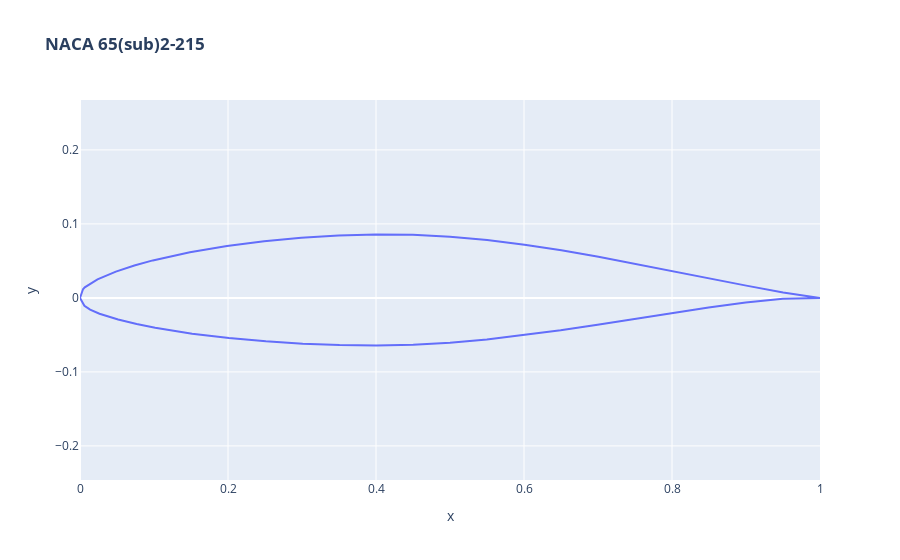
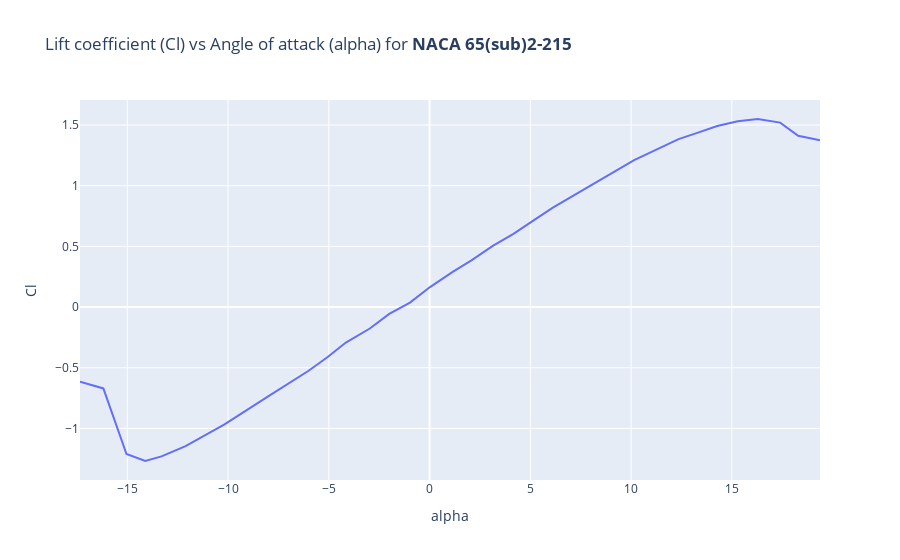
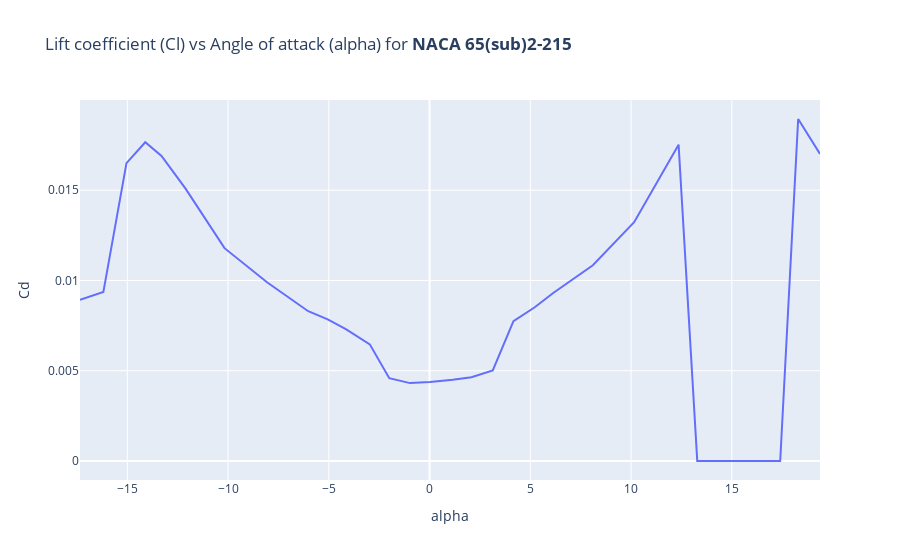

The notebook cell saved with these charts, in order:
### Markdown cell above
## Some visuals

### Code cell
idx='216'
sampleAlphaLiftDrag=dfProperties[dfProperties['id']==idx]

xs = dfCoords[dfCoords['id']==idx]['xs'].values[0]
ys = dfCoords[dfCoords['id']==idx]['ys'].values[0]
title=dfNames[dfNames['id']==idx].values[0][1] +' '+\
dfNames[dfNames['id']==idx].values[0][2]
f=px.line(x=xs, y=ys, title='<b>'+title+'</b>')
f.update_yaxes(scaleanchor = "x", scaleratio = 1)
f.show()
f.write_html(f'images/airfoil_{title}')
f = px.line(sampleAlphaLiftDrag, x ='alpha', y='Cl', title=f'Lift coefficient (Cl) vs Angle of attack (alpha) for <b>{title}</b>')
f.show()
f.write_html(f'images/alphaCl_{title}')
f = px.line(sampleAlphaLiftDrag, x ='alpha', y='Cd', title=f'Lift coefficient (Cl) vs Angle of attack (alpha) for <b>{title}</b>')
f.show()
f.write_html(f'images/alphaCd_{title}')

### Figure 1 — Plotly figure (JSON) as saved in the notebook; plotly's stock layout.template omitted (floating-point values rounded to 4 significant figures)
{"data": [{"hovertemplate": "x=%{x}<br>y=%{y}<extra></extra>", "legendgroup": "", "line": {"color": "#636efa", "dash": "solid"}, "mode": "lines", "name": "", "orientation": "v", "showlegend": false, "type": "scatter", "x": [1, 0.9502, 0.9004, 0.8506, 0.8006, 0.7507, 0.7006, 0.6505, 0.6007, 0.5502, 0.5, 0.4498, 0.3995, 0.3493, 0.299, 0.2488, 0.1986, 0.1485, 0.09841, 0.07342, 0.04848, 0.02365, 0.01132, 0.00645, 0.00406, 0, 0.00594, 0.00855, 0.01368, 0.02635, 0.05152, 0.07658, 0.1016, 0.1515, 0.2014, 0.2512, 0.301, 0.3507, 0.4005, 0.4502, 0.5, 0.5498, 0.5996, 0.6495, 0.6994, 0.7493, 0.7994, 0.8495, 0.8996, 0.9498, 1], "xaxis": "x", "y": [0, 0.00744, 0.0166, 0.02649, 0.03653, 0.04638, 0.05572, 0.06433, 0.07189, 0.07815, 0.08271, 0.08522, 0.08569, 0.08426, 0.08123, 0.07658, 0.07018, 0.06175, 0.05069, 0.0438, 0.03557, 0.02506, 0.01805, 0.01422, 0.0117, 0, -0.0107, -0.01282, -0.01591, -0.02134, -0.02925, -0.03532, -0.04035, -0.04829, -0.05426, -0.05868, -0.06179, -0.06366, -0.06427, -0.06332, -0.06065, -0.05625, -0.05047, -0.04373, -0.03628, -0.02848, -0.02061, -0.01303, -0.00626, -0.00112, 0], "yaxis": "y"}], "layout": {"legend": {"tracegroupgap": 0}, "title": {"text": "<b>NACA 65(sub)2-215</b>"}, "xaxis": {"anchor": "y", "domain": [0, 1], "title": {"text": "x"}}, "yaxis": {"anchor": "x", "domain": [0, 1], "scaleanchor": "x", "scaleratio": 1, "title": {"text": "y"}}}}

### Figure 2 — Plotly figure (JSON) as saved in the notebook; plotly's stock layout.template omitted (floating-point values rounded to 4 significant figures)
{"data": [{"hovertemplate": "alpha=%{x}<br>Cl=%{y}<extra></extra>", "legendgroup": "", "line": {"color": "#636efa", "dash": "solid"}, "mode": "lines", "name": "", "orientation": "v", "showlegend": false, "type": "scatter", "x": [19.38, 18.29, 17.4, 16.29, 15.3, 14.28, 13.29, 12.36, 10.15, 8.104, 6.119, 5.221, 4.163, 3.137, 2.078, 1.148, 0.02385, -0.9722, -2.0, -2.965, -4.154, -5.055, -6.021, -8.049, -10.18, -12.11, -13.3, -14.11, -15.04, -16.19, -17.35], "xaxis": "x", "y": [1.373, 1.411, 1.52, 1.549, 1.531, 1.492, 1.435, 1.384, 1.21, 1.009, 0.8187, 0.72, 0.6031, 0.5043, 0.3841, 0.2902, 0.1649, 0.03634, -0.05605, -0.1765, -0.292, -0.4109, -0.5265, -0.7398, -0.9664, -1.145, -1.23, -1.268, -1.21, -0.6702, -0.6142], "yaxis": "y"}], "layout": {"legend": {"tracegroupgap": 0}, "title": {"text": "Lift coefficient (Cl) vs Angle of attack (alpha) for <b>NACA 65(sub)2-215</b>"}, "xaxis": {"anchor": "y", "domain": [0, 1], "title": {"text": "alpha"}}, "yaxis": {"anchor": "x", "domain": [0, 1], "title": {"text": "Cl"}}}}

### Figure 3 — Plotly figure (JSON) as saved in the notebook; plotly's stock layout.template omitted (floating-point values rounded to 4 significant figures)
{"data": [{"hovertemplate": "alpha=%{x}<br>Cd=%{y}<extra></extra>", "legendgroup": "", "line": {"color": "#636efa", "dash": "solid"}, "mode": "lines", "name": "", "orientation": "v", "showlegend": false, "type": "scatter", "x": [19.38, 18.29, 17.4, 16.29, 15.3, 14.28, 13.29, 12.36, 10.15, 8.104, 6.119, 5.221, 4.163, 3.137, 2.078, 1.148, 0.02385, -0.9722, -2.0, -2.965, -4.154, -5.055, -6.021, -8.049, -10.18, -12.11, -13.3, -14.11, -15.04, -16.19, -17.35], "xaxis": "x", "y": [0.017, 0.01894, 0, 0, 0, 0, 0, 0.01752, 0.01322, 0.01084, 0.009296, 0.008515, 0.007748, 0.005017, 0.00464, 0.004497, 0.004377, 0.004315, 0.004588, 0.006461, 0.00731, 0.00785, 0.008297, 0.009884, 0.01179, 0.01509, 0.0169, 0.01766, 0.0165, 0.009357, 0.008933], "yaxis": "y"}], "layout": {"legend": {"tracegroupgap": 0}, "title": {"text": "Lift coefficient (Cl) vs Angle of attack (alpha) for <b>NACA 65(sub)2-215</b>"}, "xaxis": {"anchor": "y", "domain": [0, 1], "title": {"text": "alpha"}}, "yaxis": {"anchor": "x", "domain": [0, 1], "title": {"text": "Cd"}}}}
